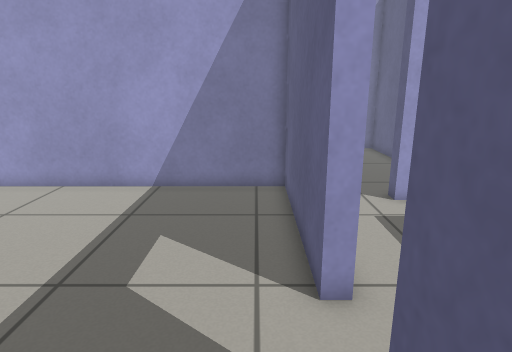
view 1 (above)

22 first-person views from a walk through a Gazebo world. The camera is 0.94 m above the floor, tilts 14° down and sees 75° across. The floor is counted in squares, 0.25 m on a side. Each view is taken from the middle of a square. On the plan, view 1 faces up. The plan holds only what a view shows up to about 20 squares ahead; the rest is blank. The place goes on beyond the plan.

view 2
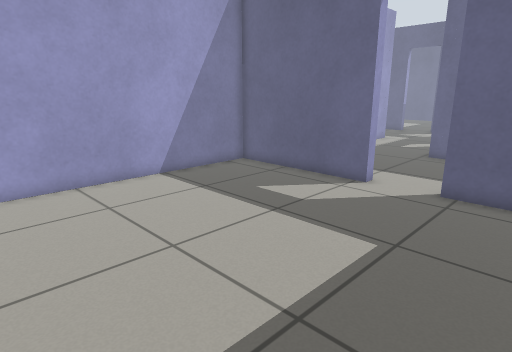

view 3
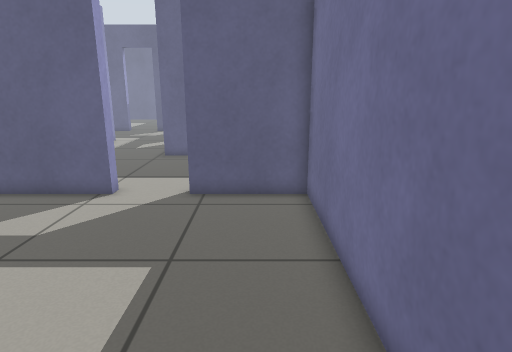

view 4
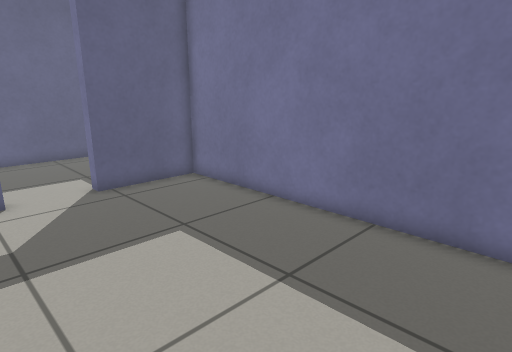

view 5
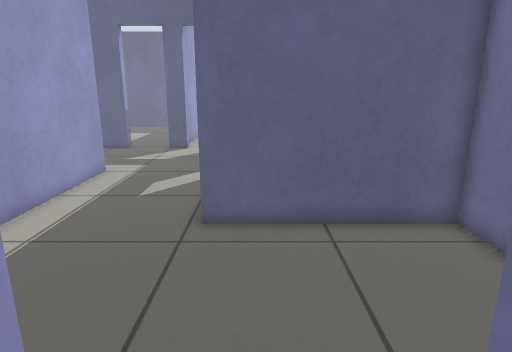

view 6
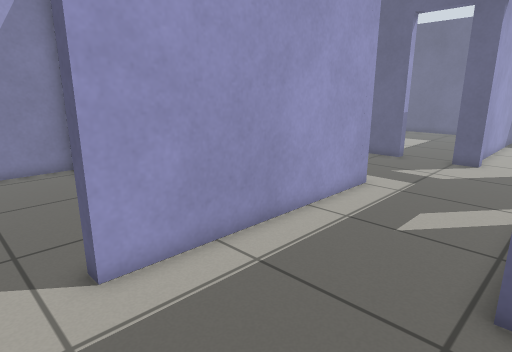

view 7
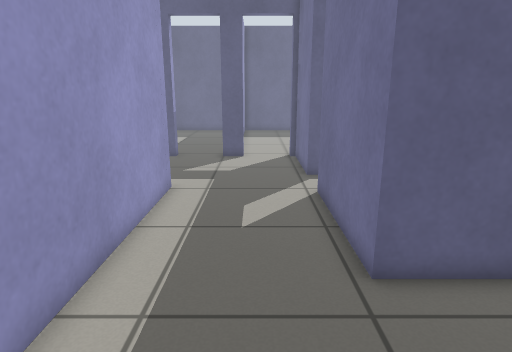

view 8
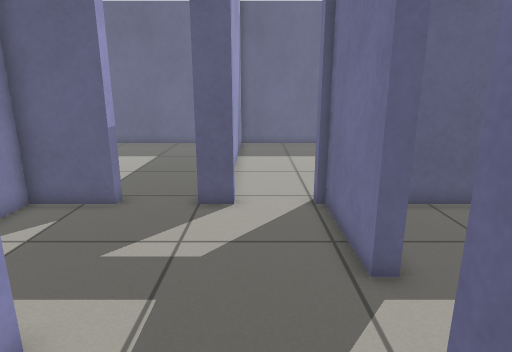

view 9
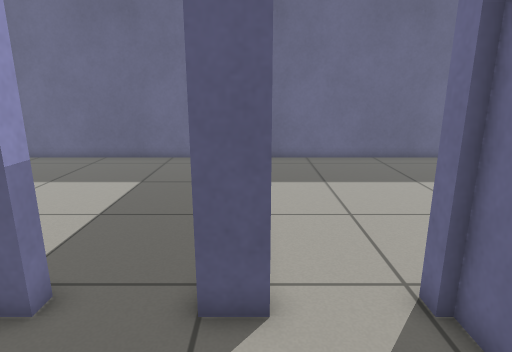

view 10
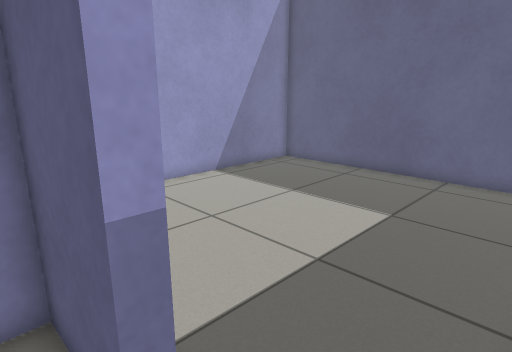

view 11
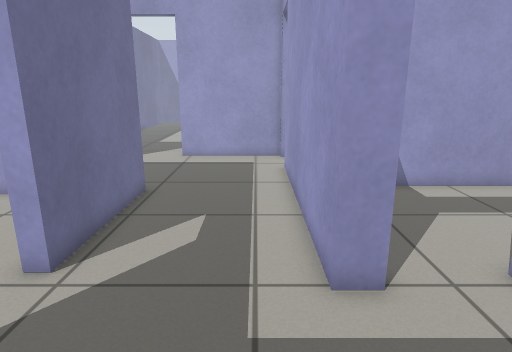

view 12
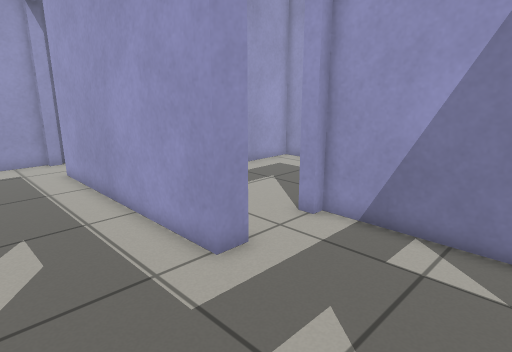

view 13
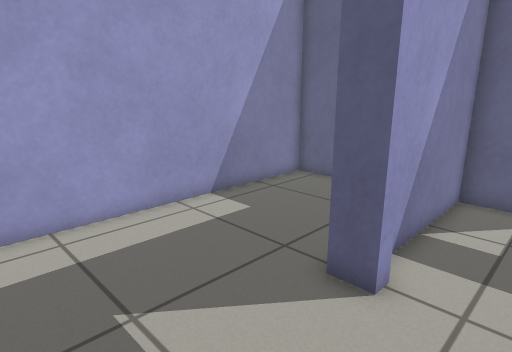

view 14
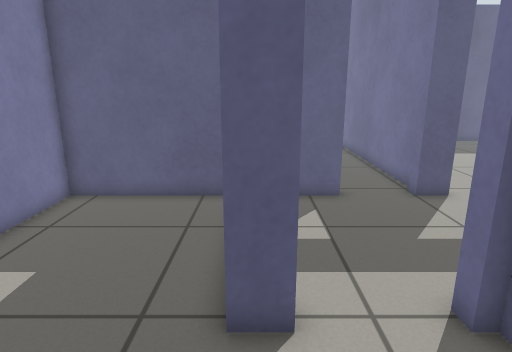

view 15
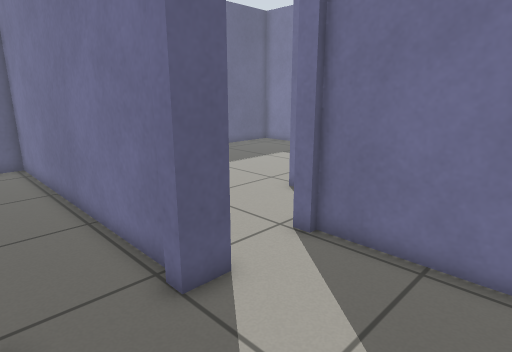

view 16
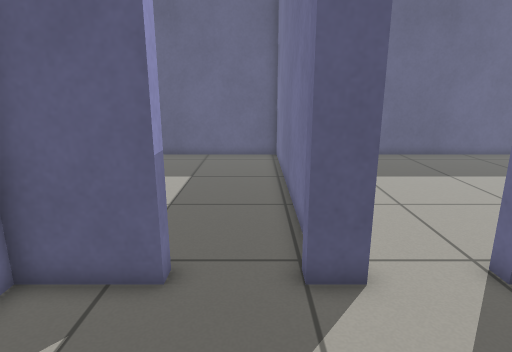

view 17
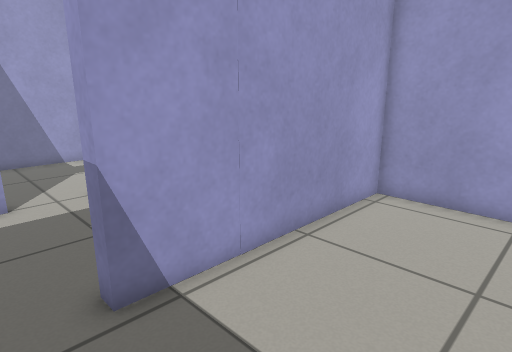

view 18
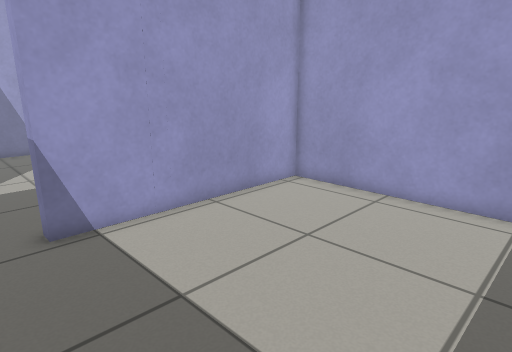

view 19
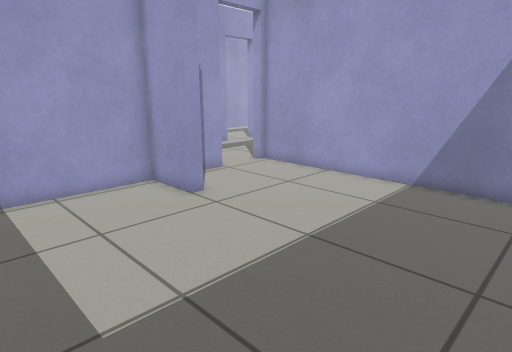

view 20
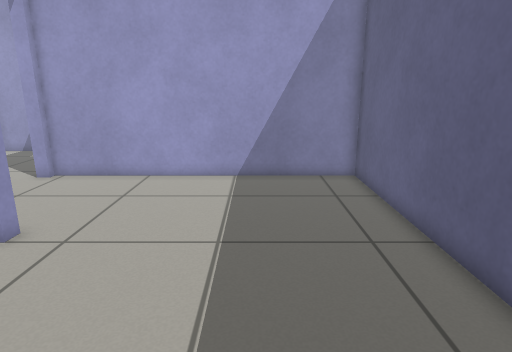

view 21
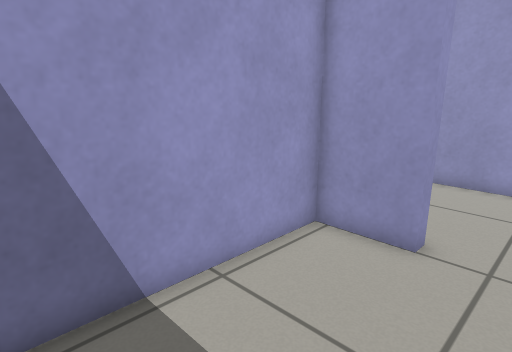

view 22
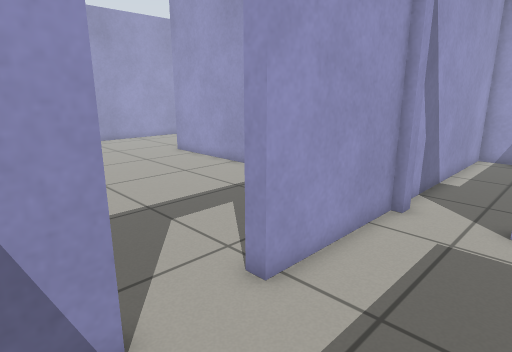

### Floor plan
Points are (right, up) in squares from view 1. A wall is a line through its corners. A room is listed if a view was taken in it or the views show most of it. See-through windows are left out.
Room 1 (views 1, 2, 3, 4, 5)
walls: (1.2, 5.5) (1.2, 13.3) (-12.1, 13.3); (-11.2, -2) (1.2, -2) (1.2, 2.5)
ways out: open door at (1.5, 4) to room 2
Room 2 (views 6, 7, 8, 9, 10, 11, 12, 15, 16, 22)
walls: (16.2, 12.5) (16.2, 11.5) (5, 11.5); (18.3, 5.6) (23, 5.6); (1.8, 11.5) (1.8, 5.5); (23, 8.8) (23, 10); (7.2, -2) (9.2, -2) (9.2, 5.6) (15.5, 5.6) (15.5, 5); (1.8, 2.5) (1.8, 1.1); (23, 12.9) (23, 15.9) (16.2, 15.9)
ways out: open door at (1.5, 4) to room 1; open door at (16, 14) to room 3; open door at (23, 11) to room 4; open door at (23, 7) to room 5; open door at (4, 12); open door at (17, 5)
Room 3 (views 13, 14)
walls: (15.6, 15.4) (15.6, 16.5); (23, 17.1) (23, 23) (8.7, 23) (8.7, 13.5)
ways out: open door at (16, 14) to room 2
Room 4 (views 17, 18)
walls: (24, 9.7) (37.6, 9.7) (37.6, 23) (23.6, 23) (23.6, 12.9) (23, 12.9); (23, 10) (23.6, 10)
ways out: open door at (23, 11) to room 2
Room 5 (views 19, 20, 21)
walls: (26.5, 2.6) (26.5, 2) (23.6, 2) (23.6, -5.8); (37.6, -4.4) (37.6, 9.1) (23.6, 9.1); (23, 5.9) (23.6, 5.9) (23.6, 4.6); (23.6, 8.8) (23, 8.8)
ways out: open door at (23, 7) to room 2

Where each view was taken, in squares from view 1:
view 1: 0 up, 0 right, facing up
view 2: 1 down, 12 left, facing up-right
view 3: 0 up, 11 left, facing right
view 4: 7 up, 12 left, facing down-right
view 5: 4 up, 0 right, facing right
view 6: 5 up, 3 right, facing up-right
view 7: 8 up, 3 right, facing right
view 8: 8 up, 12 right, facing right
view 9: 9 up, 18 right, facing right
view 10: 10 up, 22 right, facing up-right
view 11: 10 up, 22 right, facing left
view 12: 7 up, 22 right, facing up-left
view 13: 13 up, 10 right, facing up-right
view 14: 16 up, 11 right, facing right
view 15: 13 up, 18 right, facing down-right
view 16: 11 up, 17 right, facing right
view 17: 11 up, 29 right, facing up-left
view 18: 11 up, 33 right, facing up-left
view 19: 5 down, 37 right, facing up-left
view 20: 6 down, 33 right, facing up
view 21: 6 down, 29 right, facing up-left
view 22: 1 up, 6 right, facing up-left
